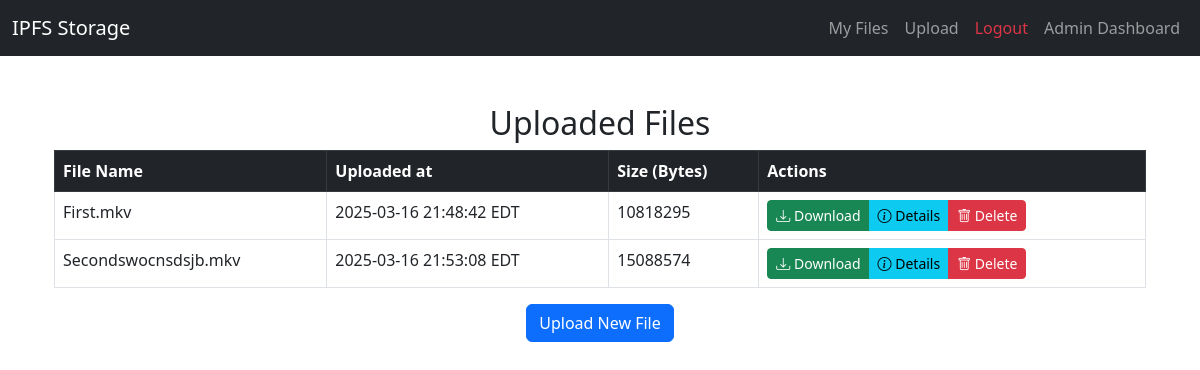
Before: /files/ (signed in) with the older database file.
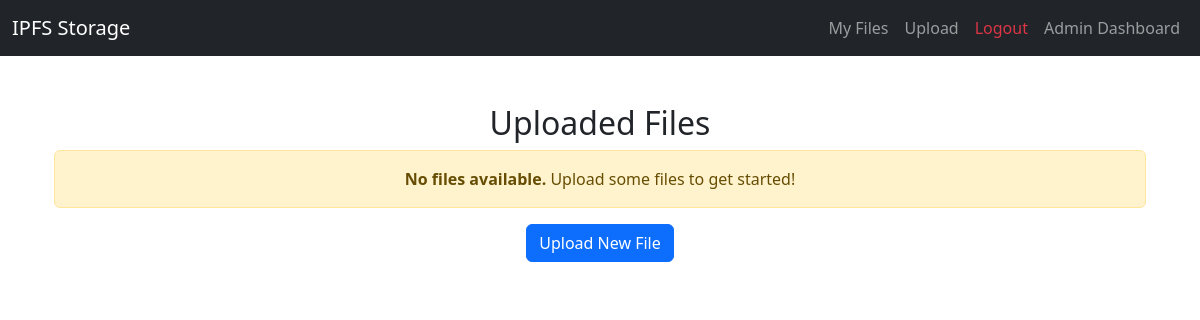
After: the same page with the newer database file.
### storage/models.py (models this page shows, shortened)
class File(models.Model):
    user = models.ForeignKey(User, on_delete=models.CASCADE)
    fname = models.CharField(max_length=255)  # Keep this as fname, not name
    ipfs_hash = models.CharField(max_length=255)
    size = models.BigIntegerField(null=True)
    uploaded_at = models.DateTimeField(auto_now_add=True)
    checksum = models.CharField(max_length=255)

### storage/views/base_views.py (the view)
# urls.py: path("files/", file_list, name="file_list"),
@login_required
def file_list(request):
    files = File.objects.filter(user=request.user)
    return render(request, "storage/file_list.html", {"files": files})

### storage/templates/storage/file_list.html (shortened to what this page needs)
{% extends 'storage/base.html' %}
{% block content %}
    <div class="container mt-5">
        <h2 class="text-center">Uploaded Files</h2>
        {% if files %}
            <table class="table table-bordered table-hover">
                <thead class="table-dark">
                    <tr>
                        <th>File Name</th>
                        <th>Uploaded at</th>
                        <th>Size (Bytes)</th>
                        <th>Actions</th>
                    </tr>
                </thead>
                <tbody>
                    {% for file in files %}
                    <tr>
                        <td>{{ file.fname }}</td>
                        <td>{{ file.uploaded_at|date:"Y-m-d H:i:s T" }}</td>
                        <td>{{ file.size }}</td>
                        <td>
                            {% if file.ipfs_hash %}
                                <div class="btn-group">
                                    <a href="{% url 'download_file' file.ipfs_hash %}" class="btn btn-success btn-sm">
                                        <i class="bi bi-download"></i> Download
                                    </a>
                                    <a href="{% url 'file_details' file.id %}" class="btn btn-info btn-sm">
                                        <i class="bi bi-info-circle"></i> Details
                                    </a>
                                    <button type="button" class="btn btn-danger btn-sm"
                                            data-bs-toggle="modal"
                                            data-bs-target="#deleteModal"
                                            data-file-id="{{ file.id }}"
                                            data-file-name="{{ file.fname }}">
                                        <i class="bi bi-trash"></i> Delete
                                    </button>
                                </div>
                            {% else %}
                                <span class="text-danger">Not Available</span>
                            {% endif %}
                        </td>
                    </tr>
                    {% endfor %}
                </tbody>
            </table>
        {% else %}
            <div class="alert alert-warning text-center" role="alert">
                <strong>No files available.</strong> Upload some files to get started!
            </div>
        {% endif %}
        <div class="text-center mt-3">
            <a href="{% url 'upload_file' %}" class="btn btn-primary">Upload New File</a>
        </div>
    </div>
    <link rel="stylesheet" href="https://cdn.jsdelivr.net/npm/bootstrap-icons@1.11.0/font/bootstrap-icons.css">
{% endblock %}

### storage/templates/storage/base.html (shortened to what this page needs)
<!DOCTYPE html>
<html lang="en">
<head>
    <link href="https://cdn.jsdelivr.net/npm/bootstrap@5.3.0/dist/css/bootstrap.min.css" rel="stylesheet">
</head>
<body>
    <nav class="navbar navbar-expand-lg navbar-dark bg-dark">
        <div class="container-fluid">
            <a class="navbar-brand" href="{% url 'index' %}">IPFS Storage</a>
            <div class="collapse navbar-collapse" id="navbarNav">
                <ul class="navbar-nav ms-auto">
                    {% if user.is_authenticated %}
                        <li class="nav-item"><a class="nav-link" href="{% url 'file_list' %}">My Files</a></li>
                        <li class="nav-item"><a class="nav-link" href="{% url 'upload_file' %}">Upload</a></li>
                        <li class="nav-item"><a class="nav-link text-danger" href="{% url 'logout' %}">Logout</a></li>
                    {% else %}
                        <li class="nav-item"><a class="nav-link" href="{% url 'login' %}">Login</a></li>
                        <li class="nav-item"><a class="nav-link" href="{% url 'register' %}">Register</a></li>
                    {% endif %}
                    {% if user.is_authenticated and user.is_staff %}
                        <li class="nav-item">
                            <a class="nav-link {% if request.path == '/admin-dashboard/' %}active{% endif %}" href="{% url 'admin_dashboard' %}">Admin Dashboard</a>
                        </li>
                    {% endif %}
                </ul>
            </div>
        </div>
    </nav>
    <div class="container mt-4">
        {% block content %}
        {% endblock %}
    </div>
</body>
</html>

Changed rows visible on the page:
removed File: fname "First.mkv", uploaded_at "2025-03-16 21:48:42 EDT", size "10818295"
removed File: fname "Secondswocnsdsjb.mkv", uploaded_at "2025-03-16 21:53:08 EDT", size "15088574"
Other visible differences:
text no longer shown: "File Name Uploaded at Size (Bytes) Actions"
text now shown: "No files available. Upload some files to get started!"
